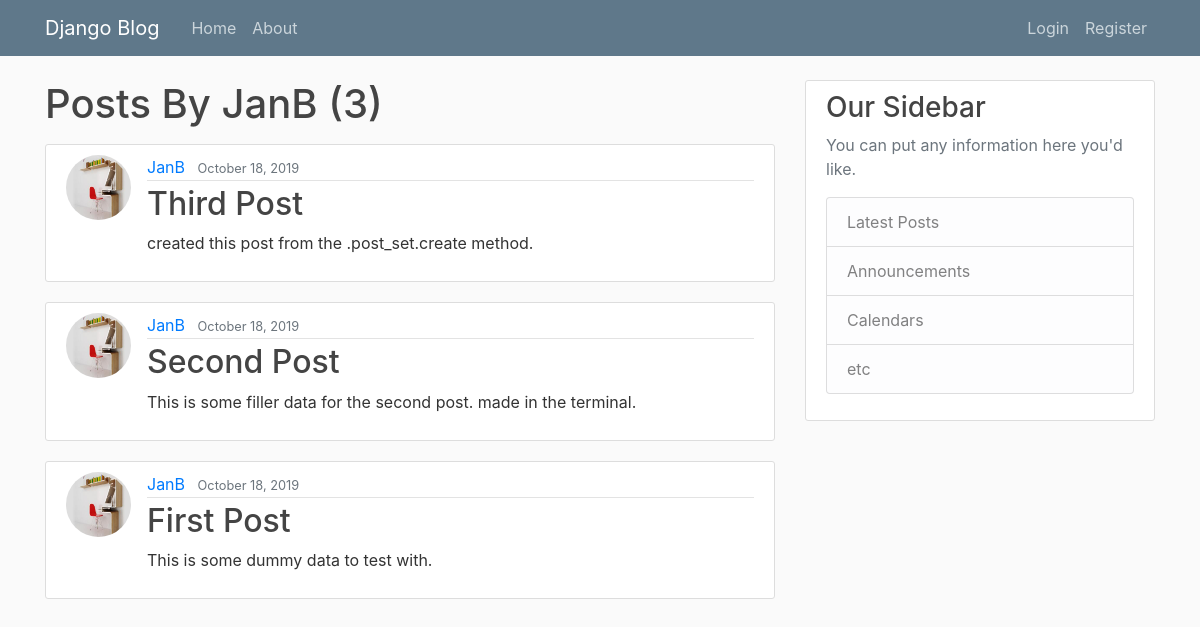
/user/JanB, run on an earlier commit of the app's database.
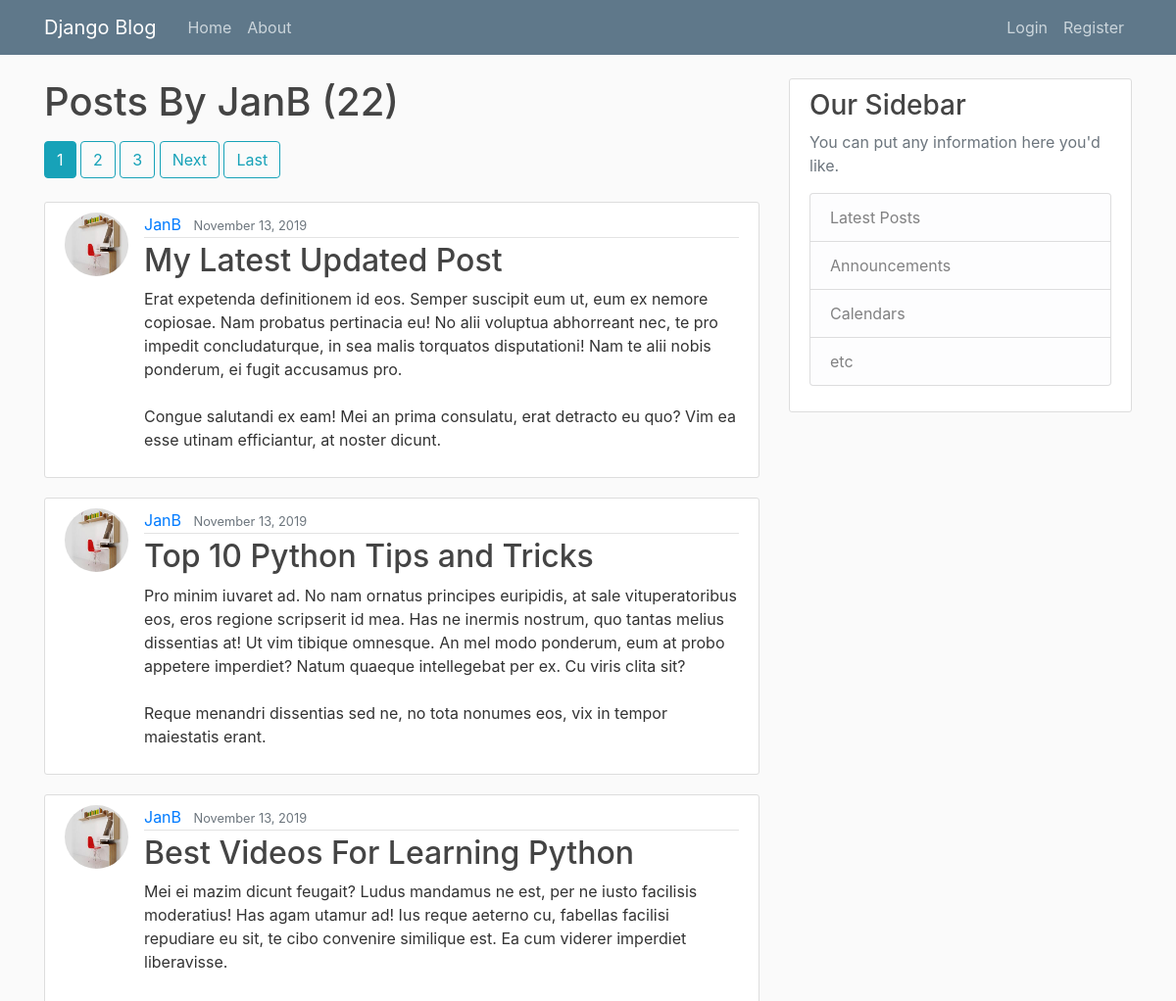
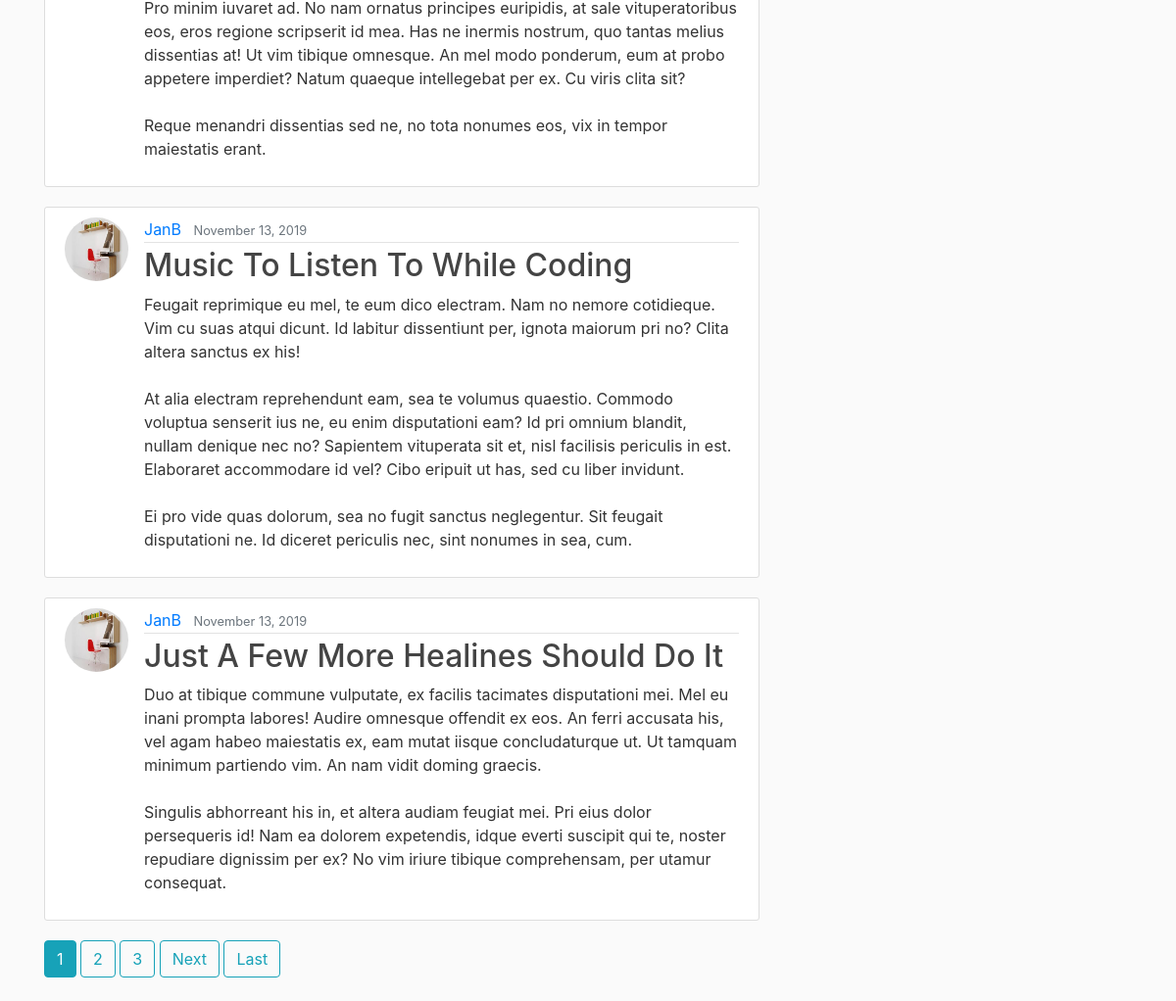
And on a later commit of the database (2 pictures, top to bottom).
### blog/models.py (models this page shows, shortened)
class Post(models.Model):
    title = models.CharField(max_length=100)
    content = models.TextField()
    date_posted = models.DateTimeField(default=timezone.now)
    author = models.ForeignKey(User, on_delete=models.CASCADE)

### users/models.py (models this page shows, shortened)
class Profile(models.Model):
    user = models.OneToOneField(User, on_delete=models.CASCADE)
    image = models.ImageField(default='default.jpg',
                              upload_to='profile_pics')

### blog/views.py (the view)
# urls.py: path('user/<str:username>', UserPostListView.as_view(), name='user-posts'),
class UserPostListView(ListView):
    model = Post
    template_name = 'blog/user_post.html' # <app>/<model>_<viewtype>.html
    context_object_name = 'posts'
    paginate_by = 5
    def get_queryset(self):
        user = get_object_or_404(User, username=self.kwargs.get('username'))
        return Post.objects.filter(author=user).order_by('-date_posted')

### blog/templates/blog/user_post.html (shortened to what this page needs)
{% extends 'blog/base.html' %}
{% block content %}
<div class="">
  <h1 class="mb-3 ">Posts By {{ view.kwargs.username }} ({{ page_obj.paginator.count }})</h1>
  {% if is_paginated %}
        {% for num in page_obj.paginator.page_range %}
          {% if page_obj.number == num %}
            <a class="btn btn-info mb-4" href="?page={{ num }}">{{ num }}</a>
          {% elif num > page_obj.number|add:'-3' and num < page_obj.number|add:'3' %}
            <a class="btn btn-outline-info mb-4" href="?page={{ num }}">{{ num }}</a>
          {% endif %}
        {% endfor %}
        {% if page_obj.has_next %}
          <a class="btn btn-outline-info mb-4" href="?page={{ page_obj.next_page_number }}">Next</a>
          <a class="btn btn-outline-info mb-4" href="?page={{ page_obj.paginator.num_pages }}">Last</a>
        {% endif %}
  {% endif %}
  {% for post in posts %}
    <article class="media content-section">
      <img class="rounded-circle article-img" src="{{ post.author.profile.image.url }}">
        <div class="media-body">
          <div class="article-metadata">
            <a class="mr-2" href="{% url 'user-posts' post.author.username %}">{{ post.author }}</a>
            <small class="text-muted">{{ post.date_posted|date:"F d, Y" }}</small>
          </div>
          <h2><a class="article-title" href="{% url 'post-detail' post.id %}">{{ post.title }}</a></h2>
          <p class="article-content">{{ post.content }}</p>
        </div>
    </article>
  {% endfor %}
</div>
{% if is_paginated %}
      {% for num in page_obj.paginator.page_range %}
        {% if page_obj.number == num %}
          <a class="btn btn-info mb-4" href="?page={{ num }}">{{ num }}</a>
        {% elif num > page_obj.number|add:'-3' and num < page_obj.number|add:'3' %}
          <a class="btn btn-outline-info mb-4" href="?page={{ num }}">{{ num }}</a>
        {% endif %}
      {% endfor %}
      {% if page_obj.has_next %}
        <a class="btn btn-outline-info mb-4" href="?page={{ page_obj.next_page_number }}">Next</a>
        <a class="btn btn-outline-info mb-4" href="?page={{ page_obj.paginator.num_pages }}">Last</a>
      {% endif %}
{% endif %}
{% endblock content %}

What changed in the data, as far as the page shows it:
no longer on this page (row unchanged): Post: author.profile.image (picture), author "JanB", date_posted "October 18, 2019", title "Third Post", content "created this post from the .post_set.create method."
no longer on this page (row unchanged): Post: author.profile.image (picture), author "JanB", date_posted "October 18, 2019", title "Second Post", content "This is some filler data for the second post. made in the terminal."
no longer on this page (row unchanged): Post: author.profile.image (picture), author "JanB", date_posted "October 18, 2019", title "First Post", content "This is some dummy data to test with."
added Post: author.profile.image (picture), author "JanB", date_posted "November 13, 2019", title "My Latest Updated Post", content "Erat expetenda definitionem id eos. Semper suscipit eum ut, eum ex nemore copiosae. Nam probatus pertinacia eu! No alii voluptua abhorreant nec, te pro impedit concludaturque, in sea malis torquatos disputationi! Nam te alii nobis ponderum, ei fugit accusamus pro. Congue salutandi ex eam! Mei an prima consulatu, erat detracto eu quo? Vim ea esse utinam efficiantur, at noster dicunt."
added Post: author.profile.image (picture), author "JanB", date_posted "November 13, 2019", title "Top 10 Python Tips and Tricks", content "Pro minim iuvaret ad. No nam ornatus principes euripidis, at sale vituperatoribus eos, eros regione scripserit id mea. Has ne inermis nostrum, quo tantas melius dissentias at! Ut vim tibique omnesque. An mel modo ponderum, eum at probo appetere imperdiet? Natum quaeque intellegebat per ex. Cu viris clita sit? Reque menandri dissentias sed ne, no tota nonumes eos, vix in tempor maiestatis erant."
added Post: author.profile.image (picture), author "JanB", date_posted "November 13, 2019", title "Best Videos For Learning Python", content "Mei ei mazim dicunt feugait? Ludus mandamus ne est, per ne iusto facilisis moderatius! Has agam utamur ad! Ius reque aeterno cu, fabellas facilisi repudiare eu sit, te cibo convenire similique est. Ea cum viderer imperdiet liberavisse. Pro minim iuvaret ad. No nam ornatus principes euripidis, at sale vituperatoribus eos, eros regione scripserit id mea. Has ne inermis nostrum, quo tantas melius dissentias at! Ut vim tibique omnesque. An mel modo ponderum, eum at probo appetere imperdiet? Natum quaeque intellegebat per ex. Cu viris clita sit? Reque menandri dissentias sed ne, no tota nonumes eos, vix in tempor maiestatis erant."
added Post: author.profile.image (picture), author "JanB", date_posted "November 13, 2019", title "Music To Listen To While Coding", content "Feugait reprimique eu mel, te eum dico electram. Nam no nemore cotidieque. Vim cu suas atqui dicunt. Id labitur dissentiunt per, ignota maiorum pri no? Clita altera sanctus ex his! At alia electram reprehendunt eam, sea te volumus quaestio. Commodo voluptua senserit ius ne, eu enim disputationi eam? Id pri omnium blandit, nullam denique nec no? Sapientem vituperata sit et, nisl facilisis periculis in est. Elaboraret accommodare id vel? Cibo eripuit ut has, sed cu liber invidunt. Ei pro vide quas dolorum, sea no fugit sanctus neglegentur. Sit feugait disputationi ne. Id diceret periculis nec, sint nonumes in sea, cum."
added Post: author.profile.image (picture), author "JanB", date_posted "November 13, 2019", title "Just A Few More Healines Should Do It", content "Duo at tibique commune vulputate, ex facilis tacimates disputationi mei. Mel eu inani prompta labores! Audire omnesque offendit ex eos. An ferri accusata his, vel agam habeo maiestatis ex, eam mutat iisque concludaturque ut. Ut tamquam minimum partiendo vim. An nam vidit doming graecis. Singulis abhorreant his in, et altera audiam feugiat mei. Pri eius dolor persequeris id! Nam ea dolorem expetendis, idque everti suscipit qui te, noster repudiare dignissim per ex? No vim iriure tibique comprehensam, per utamur consequat."
Also different on the page:
{{ page_obj.paginator.count }}: "3" → "22"
new list line: "1"
new list line: "2"
new list line: "3"
text now shown: "Next Last Next Last"
